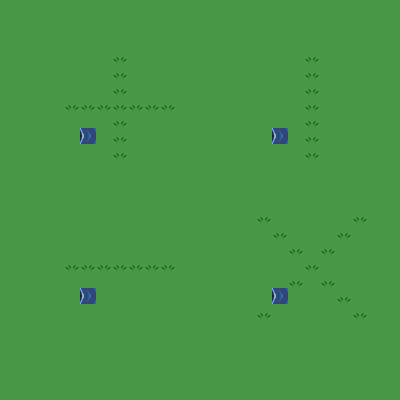

The image is a tile-based game level rendered from a .tmx file. Its description and source (layers, tilesets, objects; grid data summarised) follow:
An orthogonal 25x25 tile map with 16x16 px tiles, 3 tile layers (Background, Foreground, Enemy).

<map version="1.0" orientation="orthogonal" width="25" height="25" tilewidth="16" tileheight="16">
 <tileset firstgid="1" name="forest" tilewidth="16" tileheight="16">
  <image source="../Sprites/forest.png" width="659" height="512" />
  <tile id="10">
   <properties>
    <property name="Prefab" value="EmptyGrass" />
   </properties>
  </tile>
  <tile id="11">
   <properties>
    <property name="Prefab" value="Grass" />
   </properties>
  </tile>
  <tile id="27">
   <properties>
    <property name="Prefab" value="Enemy" />
   </properties>
  </tile>
  <tile id="28">
   <properties>
    <property name="Prefab" value="Slider" />
   </properties>
  </tile>
  <tile id="29">
   <properties>
    <property name="Prefab" value="Pink" />
   </properties>
  </tile>
  <tile id="92">
   <properties>
    <property name="Prefab" value="Bush" />
   </properties>
  </tile>
  <tile id="292">
   <properties>
    <property name="Prefab" value="Rock" />
   </properties>
  </tile>
 </tileset>
 <layer name="Background" width="25" height="25">
  <data>[625 cells, 625 non-empty, 1 distinct tile ids]</data>
 </layer>
 <layer name="Foreground" width="25" height="25">
  <data>[625 cells, 40 non-empty, 1 distinct tile ids]</data>
 </layer>
 <layer name="Enemy" width="25" height="25">
  <data>[625 cells, 4 non-empty, 1 distinct tile ids]</data>
 </layer>
</map>
